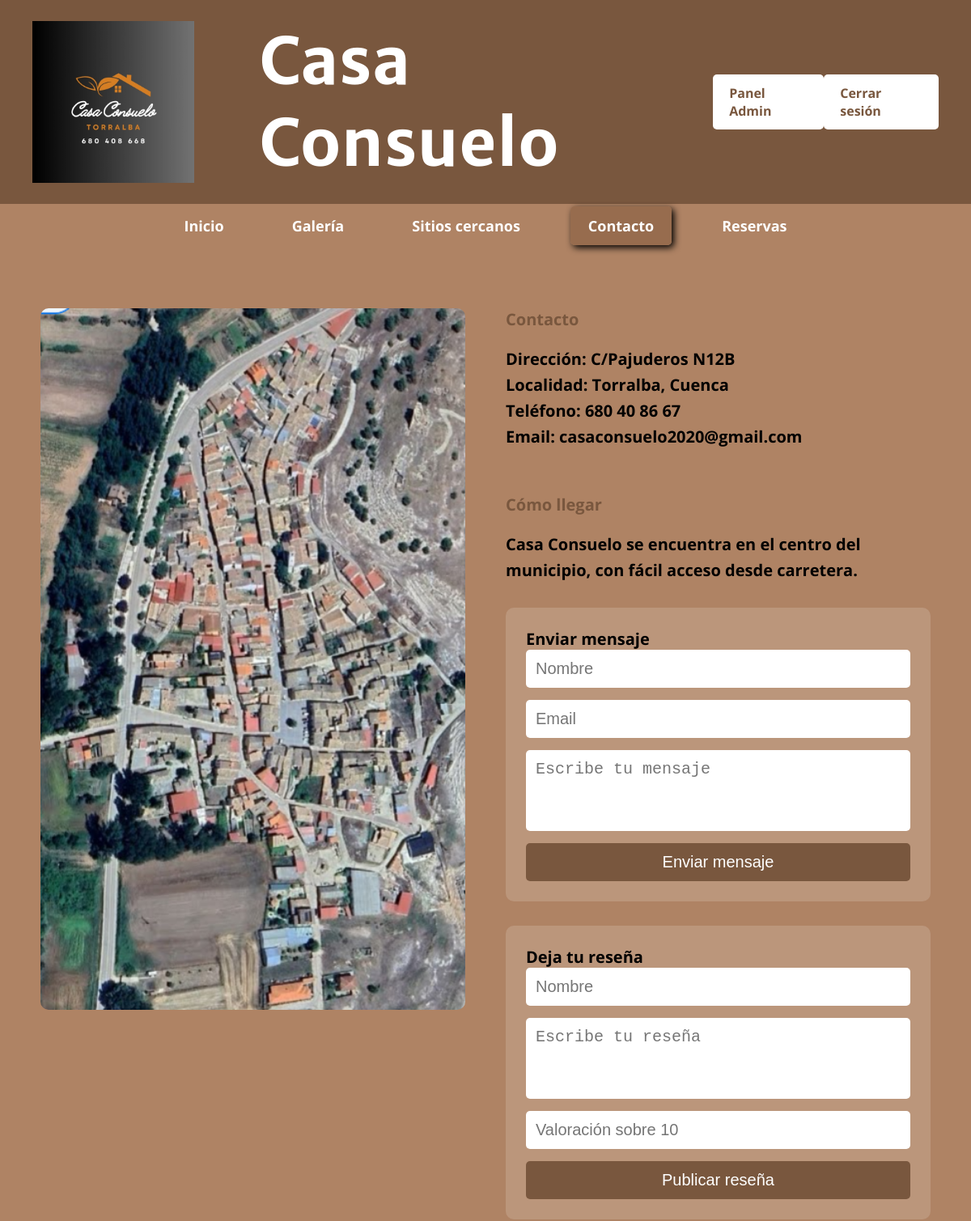
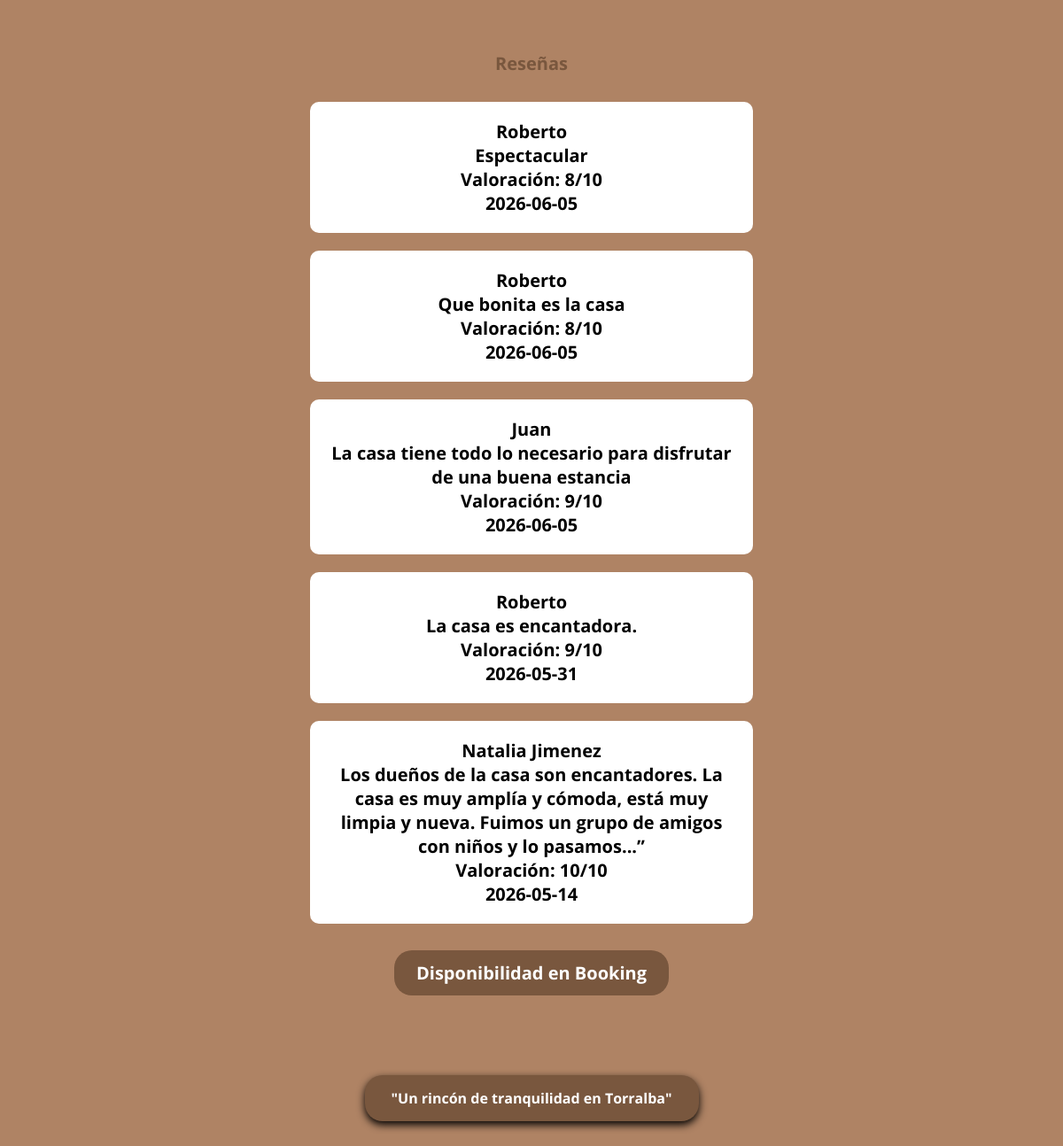
The app's page /CasaConsuelo-AntonioMontalbo/index.php?pagina=contacto (signed in) with its own data (2 pictures, top to bottom).
### tables this page shows
CREATE TABLE `configuracion` (
  `id_configuracion` int(11) NOT NULL,
  `direccion` varchar(50) DEFAULT NULL,
  `localidad` varchar(20) DEFAULT NULL,
  `telefono` varchar(20) DEFAULT NULL,
  `email` varchar(50) DEFAULT NULL,
  `precio_base` int(10) NOT NULL,
  `color_web` varchar(10) NOT NULL,
  `fuente_web` varchar(50) NOT NULL,
  `tamano_fuente` int(10) NOT NULL
);

CREATE TABLE `resena` (
  `id` int(11) NOT NULL,
  `nombre` varchar(100) DEFAULT NULL,
  `comentario` text DEFAULT NULL,
  `valoracion` decimal(11,0) DEFAULT NULL,
  `fecha` date DEFAULT NULL,
  `id_usuario` int(11) NOT NULL
);

### CasaConsuelo-AntonioMontalbo/index.php (called while the page is built)
<?php
    include("./controller/web_controller.php");
?>

### CasaConsuelo-AntonioMontalbo/model/configuracion_model.php (called while the page is built, shortened)
<?php
class Configuracion{
    private $conexion;
    public function __construct($conexion){
        $this->conexion = $conexion;
    }
    public function obtenerConfiguracion(){
        $sql = "SELECT * FROM configuracion LIMIT 1";
        $resultado = mysqli_query($this->conexion,$sql);
        return mysqli_fetch_assoc($resultado);
    }
}
?>

### CasaConsuelo-AntonioMontalbo/model/resena_model.php (called while the page is built, shortened)
<?php
class Resena{
    private $conexion;
    public function __construct($conexion){
        $this->conexion = $conexion;
    }
    public function obtenerResenas(){
        $sql = "SELECT * FROM resena ORDER BY id DESC";
        $resultado = mysqli_query($this->conexion,$sql);
        $resenas = array();
        while($fila = mysqli_fetch_assoc($resultado)){
            $resenas[] = $fila;
        }
        return $resenas;
    }
}
?>

### CasaConsuelo-AntonioMontalbo/view/contacto_view.php (the view, shortened to what this page needs)
<?php
    include("php/conexion.php");
    include("model/resena_model.php");
    $resena = new Resena($conexion);
    $resenas = $resena->obtenerResenas();
?>
<!DOCTYPE html>
<html lang="es">
<head>
    <link rel="stylesheet" href="estilos.css">
    <link rel="stylesheet" href="responsive.css"  media="screen and (max-width: 768px)">
</head>
<body>
     <header>
    <div class="cabecera-contenido">
        <img src="img/logo.png" alt="Casa Consuelo" class="logo-cabecera">
        <h1>Casa Consuelo</h1>
        <?php if(isset($_SESSION["id"])){ ?>
            <?php if($_SESSION["rol"] == "admin"){ ?>
                <a href="view/panel_view.php" class="boton-admin">Panel Admin</a>
            <?php }else{ ?>
                <a href="view/perfil_view.php" class="boton-admin">Mi Perfil</a>
            <?php } ?>
            <a href="controller/usuario_controller.php?logout=1" class="boton-admin">Cerrar sesión</a>
        <?php }else{ ?>
            <a href="view/login_view.php" class="boton-admin">Iniciar sesión</a>
        <?php } ?>
    </div>
    <nav>
        <ul class="menu-principal">
            <li><a href="index.php?pagina=inicio">Inicio</a></li>
            <li><a href="index.php?pagina=galeria">Galería</a></li>
            <li><a href="index.php?pagina=sitios">Sitios cercanos</a></li>
            <li><a href="index.php?pagina=contacto" style="background-color:#976c4e; box-shadow:3px 3px 8px black;">Contacto</a></li>
            <li><a href="index.php?pagina=reservas">Reservas</a></li>
        </ul>
    </nav>
</header>
    <main>
        <section class="principal">
            <div class="contacto-info">
                <div class="mapa">
                    <img src="img/mapa.png" alt="Mapa de ubicación">
                </div>
                <div class="datos-contacto">
                    <h1>Contacto</h1>
                    <p>
                        <strong>Dirección:</strong>
                        <?php echo $config["direccion"]; ?>
                    </p>
                    <p>
                        <strong>Localidad:</strong>
                        <?php echo $config["localidad"]; ?>
                    </p>
                    <p>
                        <strong>Teléfono:</strong>
                        <?php echo $config["telefono"]; ?>
                    </p>
                    <p>
                        <strong>Email:</strong>
                        <?php echo $config["email"]; ?>
                    </p>
                    <br><br>
                    <h1>Cómo llegar</h1>
                    <p>
                        Casa Consuelo se encuentra en el centro del municipio,
                        con fácil acceso desde carretera.
                    </p>
                    <div class="formulario-contacto">
                        <h2>Enviar mensaje</h2>
                        <form action="controller/usuario_controller.php" method="POST" onsubmit="return validarContacto()">
                            <input type="text" id="nombreContacto" name="nombre" placeholder="Nombre" required>
                            <input type="email" id="emailContacto"name="email" placeholder="Email" required>
                            <textarea name="mensaje" id="mensajeContacto" placeholder="Escribe tu mensaje"required></textarea>
                            <button type="submit">Enviar mensaje</button>
                        </form>
                    </div>
                    <div class="formulario-reseña">
                        <h2>Deja tu reseña</h2>
                        <form action="controller/usuario_controller.php" method="POST" onsubmit="return validarResena()">
                            <input type="text" id="nombreResena" name="nombre" placeholder="Nombre" required>
                            <textarea name="comentario" id="comentarioResena" placeholder="Escribe tu reseña" required></textarea>
                            <input type="number" id="valoracionResena" name="valoracion" min="0" max="10" step="0.1" placeholder="Valoración sobre 10" required>
                            <button type="submit">Publicar reseña</button>
                        </form>
                    </div>
                </div>
            </div>
        <div class="reseñas">
            <h1>Reseñas</h1>
            <?php foreach($resenas as $fila){ ?>
            <div class="caja-reseña">
                <h3>
                    <?php echo $fila["nombre"]; ?>
                </h3>
                <p>
                    <?php echo $fila["comentario"]; ?>
                </p>
                <strong>
                    Valoración:
                    <?php echo $fila["valoracion"]; ?>/10
                </strong>
                <br>
                <small>
                    <?php echo $fila["fecha"]; ?>
                </small>
            </div>
            <?php
            }
            ?>
        </div>
        <div class="enlace-booking">
            <a href="https://www.booking.com/hotel/es/casa-consuelo-torralba-cuenca.es.html?aid=356980&label=gog235jc-10CAsoRkIdY2FzYS1jb25zdWVsby10b3JyYWxiYS1jdWVuY2FIClgDaEaIAQGYATO4ARfIAQzYAQPoAQH4AQGIAgGoAgG4AvSo6McGwAIB0gIkOGI1MDdkZjAtOTY4NC00MGZhLWI3ZTYtMjdmY2NlOGNlMTc32AIB4AIB&sid=b4f929dae0e2c6829d10e76e5c9b3037&checkin=2026-07-20&checkout=2026-07-22&dest_id=-404565&dest_type=city&dist=0&group_adults=5&group_children=0&hapos=1&hpos=1&no_rooms=1&req_adults=5&req_children=0&room1=A%2CA%2CA%2CA%2CA&sb_price_type=total&soh=1&sr_order=popularity&srepoch=1778572410&srpvid=35fe37793cb600f0&type=total&ucfs=1&" target="_blank">Disponibilidad en Booking</a>
        </div>
        </section>
    </main>
    <footer><p>"Un rincón de tranquilidad en Torralba"</p></footer>
</body>
</html>

### CasaConsuelo-AntonioMontalbo/estilos.css (style rules this page uses)
* { margin: 0; padding: 0; box-sizing: border-box; }
body { font-family: "Open Sans", sans-serif; background-color: #af8364; display: grid; grid-template-areas: "header" "main" "footer"; }
header { grid-area: header; }
main { grid-area: main; }
footer { grid-area: footer; }
.cabecera-contenido { background-color: #79573e; padding: 25px 40px; display: flex; align-items: center; }
.logo-cabecera { width: 200px; }
.cabecera-contenido h1 { font-family: "Merriweather", serif; font-size: 80px; color: white; margin-left: 80px; }
.boton-admin { margin-left: auto; background-color: white; color: #79573e; padding: 12px 20px; border-radius: 5px; text-decoration: none; font-weight: bold; transition: 0.3s; }
nav { margin-top: 15px; }
.menu-principal { list-style: none; display: flex; justify-content: center; gap: 40px; }
.menu-principal li a { text-decoration: none; color: white; padding: 12px 22px; font-size: 18px; font-weight: bold; border-radius: 5px; transition: 0.3s; }
.principal { margin: 20px; padding: 30px; animation: aparecer 1s ease-in-out; }
.principal h1 { color: #79573e; }
.enlace-booking { text-align: center; margin-top: 30px; }
.enlace-booking a { display: inline-block; background-color: #79573e; color: white; padding: 12px 25px; text-decoration: none; border-radius: 20px; transition: 0.3s; }
footer { background-color: #79573e; color: white; text-align: center; font-weight: bold; padding: 15px 30px; width: fit-content; margin: 40px auto; border-radius: 20px; box-shadow: 0 4px 10px black; animation: flotar 3s ease-in-out infinite; }
.contacto-info { display: flex; gap: 50px; align-items: flex-start; margin-top: 40px; }
.mapa { width: 50%; }
.mapa img { width: 100%; border-radius: 10px; }
.datos-contacto { width: 50%; display: flex; flex-direction: column; }
.datos-contacto h1 { color: #79573e; margin-bottom: 20px; }
.datos-contacto p { line-height: 1.6; }
.formulario-contacto, .formulario-reseña { margin-top: 30px; background-color: rgba(255,255,255,0.15); padding: 25px; border-radius: 10px; }
.formulario-contacto form, .formulario-reseña form { display: flex; flex-direction: column; gap: 15px; }
.formulario-contacto input, .formulario-contacto textarea, .formulario-reseña input, .formulario-reseña textarea { padding: 12px; border: none; border-radius: 5px; }
.formulario-contacto textarea, .formulario-reseña textarea { resize: none; height: 100px; }
.formulario-contacto button, .formulario-reseña button { background-color: #79573e; color: white; padding: 12px; border: none; border-radius: 5px; cursor: pointer; transition: 0.3s; }
.reseñas { margin-top: 60px; text-align: center; }
.reseñas h1 { color: #79573e; margin-bottom: 30px; }
.caja-reseña { background-color: white; width: 90%; max-width: 500px; margin: 20px auto; padding: 20px; border-radius: 10px; text-align: center; }

### records on screen
configuracion: direccion "C/Pajuderos N12B", localidad "Torralba, Cuenca", telefono "680 40 86 67", email "casaconsuelo2020@gmail.com"
resena: nombre "Roberto", comentario "Espectacular", valoracion "8", fecha "2026-06-05"
resena: nombre "Roberto", comentario "Que bonita es la casa", valoracion "8", fecha "2026-06-05"
resena: nombre "Juan", comentario "La casa tiene todo lo necesario para disfrutar de una buena estancia", valoracion "9", fecha "2026-06-05"
resena: nombre "Roberto", comentario "La casa es encantadora.", valoracion "9", fecha "2026-05-31"
resena: nombre "Natalia Jimenez", comentario "Los dueños de la casa son encantadores. La casa es muy amplía y cómoda, está muy limpia y nueva. Fuimos un grupo de amigos con niños y lo pasamos...”", valoracion "10", fecha "2026-05-14"
